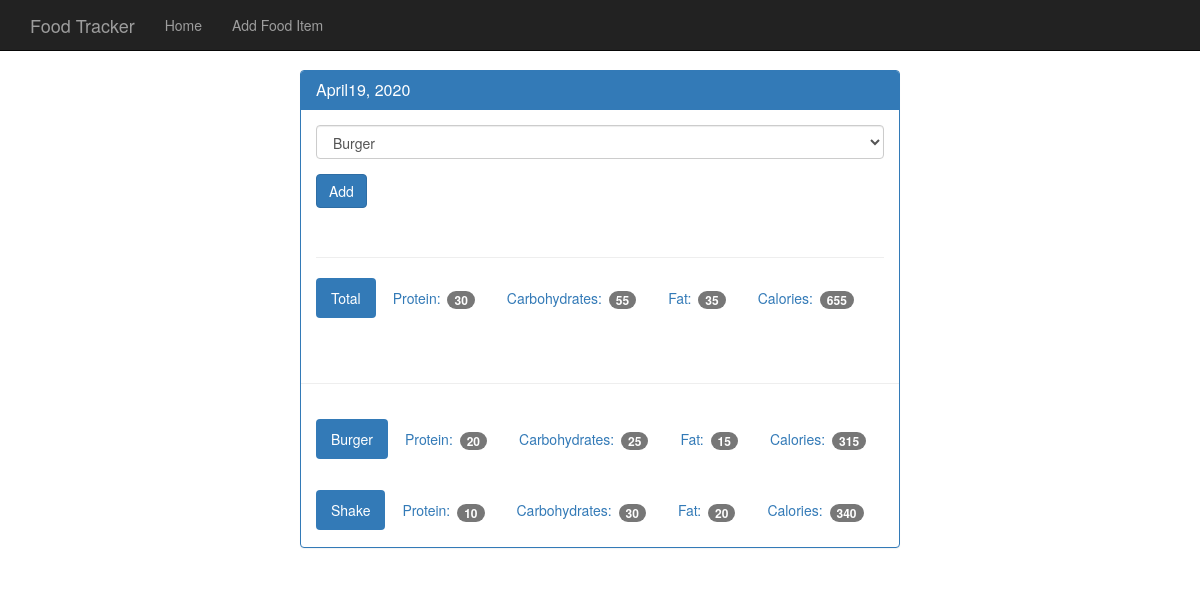
The page /view/20200419 on the database its author committed.
### tables this page shows
CREATE TABLE food(
    id integer primary key autoincrement,
    name text not null,
    protein integer not null,
    carbohydrates integer not null,
    fat integer not null,
    calories integer not null
);

### app.py (the view)
@app.route('/view/<date>', methods=['GET', 'POST'])
def view(date):
    db = get_db()
    cur = db.execute('select id, entry_date from log_date where entry_date = ?', [date])
    date_result = cur.fetchone()
    if request.method == 'POST':
        db.execute('insert into food_date (food_id, log_date_id) values (?, ?)', [request.form['food-select'], date_result['id']])
        db.commit()
    d = datetime.strptime(str(date_result['entry_date']), '%Y%m%d')
    pretty_date = datetime.strftime(d, '%B%d, %Y')
    food_cur = db.execute('select id, name from food')
    food_results = food_cur.fetchall()
    log_cur = db.execute('select food.name, food.protein, food.carbohydrates, food.fat, food.calories from log_date join \
     food_date on food_date.log_date_id = log_date.id join food on food.id = food_date.food_id where log_date.entry_date = ?', [date])
    log_results = log_cur.fetchall()
    totals = {}
    totals['protein'] = 0
    totals['carbohydrates'] = 0
    totals['fat'] = 0
    totals['calories'] = 0
    for food in log_results:
        totals['protein'] += food['protein']
        totals['carbohydrates'] += food['carbohydrates']
        totals['fat'] += food['fat']
        totals['calories'] += food['calories']
    return render_template('day.html', entry_date=date_result['entry_date'], pretty_date=pretty_date, food_results=food_results, log_results=log_results, totals=totals)

### app.py (called while the page is built)
def connect_db():
    sql = sqlite3.connect('food_log.db')
    sql.row_factory = sqlite3.Row
    return sql

def get_db():
    if not hasattr(g, 'sqlite3_db'):
        g.sqlite_db = connect_db()
    return g.sqlite_db

### templates/day.html (shortened to what this page needs)
<!DOCTYPE html>
<html lang="en">
  <head>
    <link href="{{ url_for('static', filename='bootstrap.min.css') }}" rel="stylesheet">
    <link href="{{ url_for('static', filename='theme.css') }}" rel="stylesheet">
  </head>
  <body>
    <nav class="navbar navbar-inverse navbar-fixed-top">
      <div class="container">
        <div class="navbar-header">
          <a class="navbar-brand" href="{{ url_for('index') }}">Food Tracker</a>
        </div>
        <div id="navbar" class="navbar-collapse collapse">
          <ul class="nav navbar-nav">
            <li><a href="{{ url_for('index') }}">Home</a></li>
            <li><a href="{{ url_for('food') }}">Add Food Item</a></li>
          </ul>
        </div>
      </div>
    </nav>
    <div class="container theme-showcase col-sm-6 col-sm-offset-3" role="main">
      <div class="row">
        <div>
          <div class="panel panel-primary">
            <div class="panel-heading">
              <h3 class="panel-title">{{ pretty_date }}</h3>
            </div>
            <div class="panel-body">
              <form method="POST" action="{{ url_for('view', date=entry_date) }}">
                <div class="form-group">
                  <select class="form-control" name="food-select">
                    {% for food in food_results %}
                    <option value={{ food.id }}>{{ food.name }}</option>
                    {% endfor %}
                  </select>
                </div>
                <button type="submit" class="btn btn-primary">Add</button>
              </form>
              <div class="page-header"></div>
              <ul class="nav nav-pills" role="tablist">
                <li class="active"><a>Total</a></li>
                <li><a>Protein: <span class="badge">{{ totals.protein }}</span></a></li>
                <li><a>Carbohydrates: <span class="badge">{{ totals.carbohydrates }}</span></a></li>
                <li><a>Fat: <span class="badge">{{ totals.fat }}</span></a></li>
                <li><a>Calories: <span class="badge">{{ totals.calories }}</span></a></li>
              </ul>
            </div>
            <div class="page-header"></div>
            {% for food in log_results %}
            <div class="panel-body">
              <ul class="nav nav-pills" role="tablist">
                <li class="active"><a>{{ food.name }}</a></li>
                <li><a>Protein: <span class="badge">{{ food.protein }}</span></a></li>
                <li><a>Carbohydrates: <span class="badge">{{ food.carbohydrates }}</span></a></li>
                <li><a>Fat: <span class="badge">{{ food.fat }}</span></a></li>
                <li><a>Calories: <span class="badge">{{ food.calories }}</span></a></li>
              </ul>
            </div>
            {% endfor %}
          </div>
        </div>
      </div>
    </div>
  </body>
</html>

### static/theme.css (style rules this page uses)
body { padding-top: 70px; padding-bottom: 30px; }

### rows shown on the page
food: name "Burger", protein "20", carbohydrates "25", fat "15", calories "315"
food: name "Shake", protein "10", carbohydrates "30", fat "20", calories "340"

### other values the page prints
{{ pretty_date }} "April19, 2020"
{{ totals.protein }} "30"
{{ totals.carbohydrates }} "55"
{{ totals.fat }} "35"
{{ totals.calories }} "655"
form field food-select "Burger"
